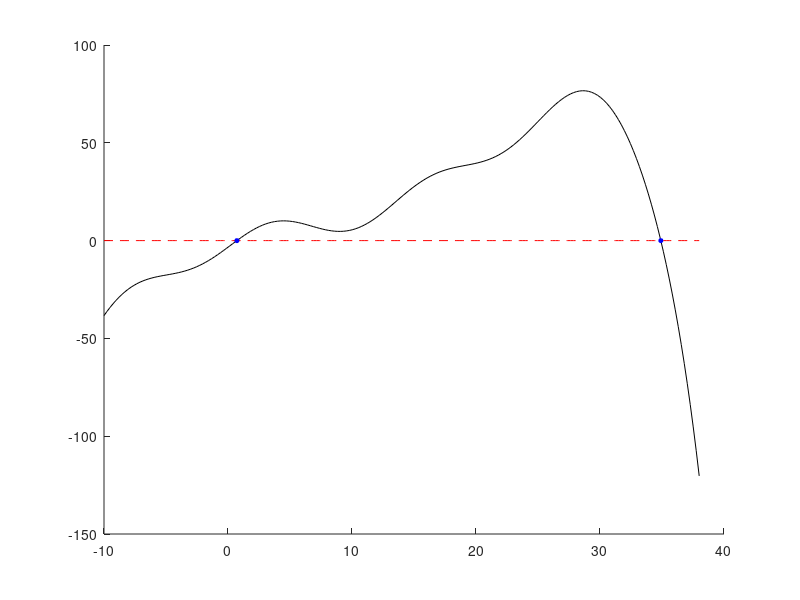
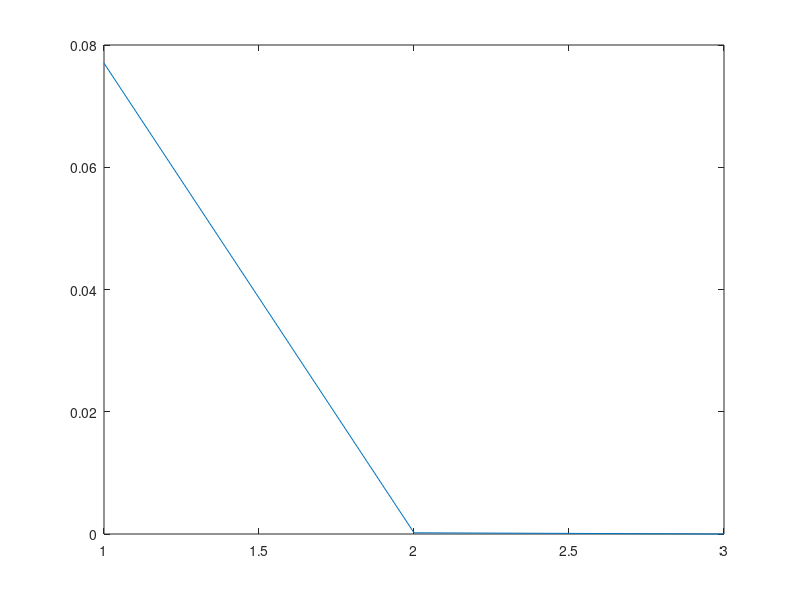
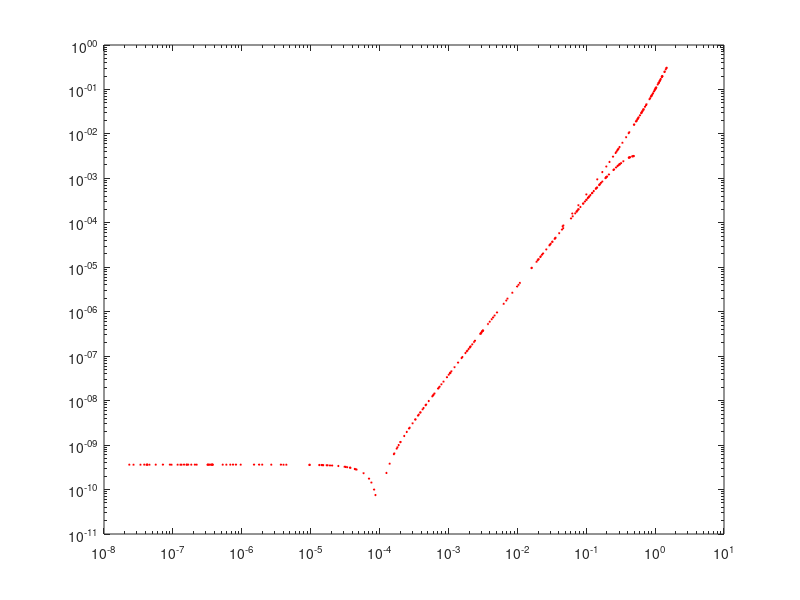

These charts were generated, in order, by the following MATLAB code:
function Assignment1Newton()
    x_range = linspace(-10,38,200);

    [y_vals,dfdx] = test_func(x_range);

     x0 = -2;
     max_iter = 200;
     dx_tol = 1e-7;
     y_tol = 1e-7;

    [x_root1,exit_flag] = newton_solve(@test_func, x0, max_iter, dx_tol,y_tol);
    [f_root1] = test_func(x_root1);
    
    x_root_base = x_root1;

    x0=35;
    [x_root2,exit_flag] = newton_solve(@test_func, x0, max_iter, dx_tol,y_tol);
    [f_root2] = test_func(x_root2);

    figure(1);
    hold on;
    plot(x_range,y_vals,'k')
    plot(x_range,x_range*0,'r--')
    plot(x_root1,f_root1,"bo",'MarkerFaceColor','b','MarkerSize',3);
    plot(x_root2,f_root2,"bo",'MarkerFaceColor','b','MarkerSize',3);

    all_iteration_list =[];
    all_error_list = [];

    all_error_current_list = [];
    all_error_next_list = [];

     for n = 1:100
         x0 = x_root_base + (2*rand()-.5);
         [~,~,x_guess_list] = newton_solve(@test_func, x0, max_iter, dx_tol,y_tol);
         iteration_list = 1:length(x_guess_list);
         error_list = abs(x_guess_list-x_root_base);
         all_iteration_list = [all_iteration_list, iteration_list];
         all_error_list = [all_error_list,error_list];

         current_error = error_list(1:end-1);
         next_error = error_list(2:end);

         all_error_current_list = [all_error_current_list,current_error];
         all_error_next_list = [all_error_next_list,next_error];
     end
    
    figure(2);
    plot(abs(x_guess_list-x_root1));

    figure(3);
    loglog(all_error_current_list,all_error_next_list,'ro','markerfacecolor','r','markersize',1)
end

%%NEWTON SOLVER
function [x_root,exit_flag,x_guess_list] = newton_solve(f_in,x0,max_iter,dx_tol,y_tol)
    x_prev = x0-2*dx_tol;    
    x_val = x0;
    [f_val,dfdx_val] = f_in(x_val);

    count = 0;
    x_guess_list = x_val;

  while abs(dfdx_val) > 1e-7 && abs((x_val-x_prev)) > dx_tol && count<max_iter && abs(f_val) > y_tol
        x_prev = x_val;
        x_val = x_val - f_val/dfdx_val;

        [f_val, dfdx_val] = f_in(x_val);
        count=count+1;
        x_guess_list(end+1) = x_val;
   end

    x_root = x_val;

   %assume success
   exit_flag = 0;

   if abs(x_val-x_prev) > dx_tol && abs(f_val)>y_tol
       exit_flag = 1;
   end

end

%%IMPORT FUNCTION
function [f_val,dfdx] = test_func(x_range)
    f_val = (x_range.^3)/100 - (x_range.^2)/8 + 2*x_range + 6*sin(x_range/2+6) -.7 - exp(x_range/6);
    dfdx = 3*(x_range.^2)/100 - 2*x_range/8 + 2 +(6/2)*cos(x_range/2+6) - exp(x_range/6)/6;
end
